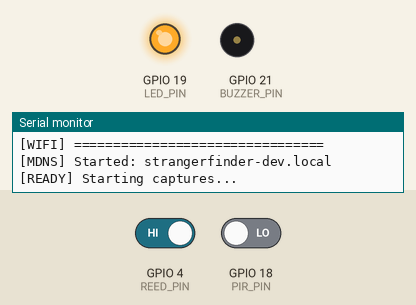
A sketch run on a simulated ESP32. Shown: output pins drawn as LEDs (lit = HIGH), buzzer (waves = sounding, pin HIGH), the last lines printed to the serial monitor. Dashed ring = blinking. Inputs (shaded band) come from the test bench; at power-on: GPIO 4 (REED_PIN) HIGH, GPIO 18 (PIR_PIN) LOW. WiFi joins after 1.5 s; servers stay silent unless stated; uploads are accepted with an empty reply; pins used as bus, display or sensor lines are not drawn.

Above: at 4.2 s.
4.3 s: GPIO 4 (REED_PIN) driven LOW
7.3 s: GPIO 4 (REED_PIN) driven HIGH
At 7.45 s:
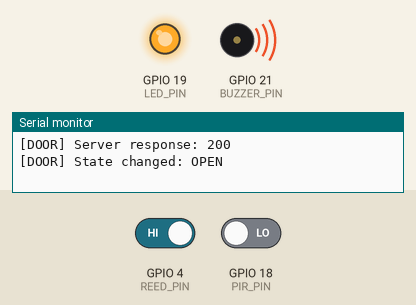
10.3 s: GPIO 18 (PIR_PIN) driven HIGH
At 12.2 s:
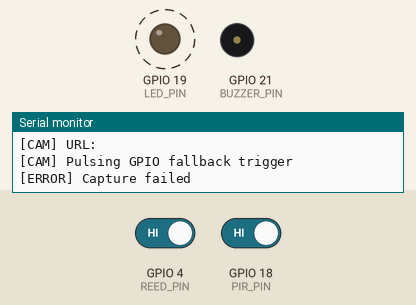
Timing chart, 0 to 19.3 s (numbered marks = the images above; inputs shaded):
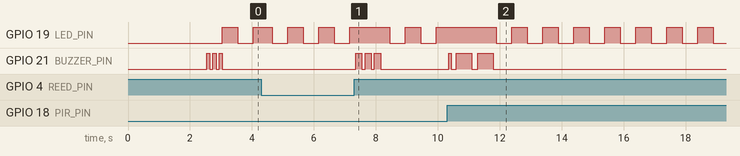

The sketch:

esp32_dev.ino
```cpp
#include <WiFi.h>
#include <HTTPClient.h>
#include <ESPmDNS.h>

#define BUZZER_PIN    21
#define CAM_TRIGGER   5
#define LED_PIN       19
#define PIR_PIN       18
#define REED_PIN      4

const char* CAM_HOST = "strangerfinder-cam";
const char* CAM_IP   = "  ";
const int CAM_PORT   = 81;

const char* BACKEND_URL = "http://172.20.10.10:8001/api/v1/door-status/";

struct WiFiCredential {
  const char* ssid;
  const char* password;
};

const WiFiCredential wifiList[] = {
  {"JioFiber-AEh6c",     "heefeaG6eemei4qu"},
  {"JioFiber-AEh6c_5G",  "heefeaG6eemei4qu"},
  {"iPhone",             "pass1234"},
  {"OmkarMesh5G-Main",   "darkmatter"}
};

const int WIFI_COUNT = sizeof(wifiList) / sizeof(wifiList[0]);

const unsigned long PIR_COOLDOWN_MS = 10000;
unsigned long lastCaptureTime = 0;
int captureCount = 0;
bool pirTriggered = false;
String lastKnownCamIp = "";
bool mdnsReady = false;

bool ledState = false;
unsigned long lastLedToggle = 0;
const unsigned long LED_BLINK_MS = 500;

bool lastDoorOpen = false;
bool doorStateInitialized = false;
unsigned long lastDoorChangeTime = 0;
const unsigned long DOOR_DEBOUNCE_MS = 200;

void buzzerBeep(int times, int onMs, int offMs) {
  for (int i = 0; i < times; i++) {
    digitalWrite(BUZZER_PIN, HIGH);
    delay(onMs);
    digitalWrite(BUZZER_PIN, LOW);
    if (i < times - 1) delay(offMs);
  }
}

void buzzerNoFace()      { buzzerBeep(1, 100, 100); }
void buzzerKnownPerson() { buzzerBeep(2, 150, 100); }
void buzzerStranger()    { buzzerBeep(5, 300, 150); }
void buzzerWiFiConnected() { buzzerBeep(3, 100, 100); }
void buzzerError()       { buzzerBeep(2, 500, 200); }
void buzzerDoorOpen()    { buzzerBeep(3, 200, 100); }
void buzzerMotion()      { buzzerBeep(1, 80, 0); }

void sendDoorStatus(bool isOpen) {
  if (WiFi.status() != WL_CONNECTED) {
    Serial.println("[DOOR] WiFi not connected, skipping HTTP POST");
    return;
  }

  HTTPClient http;
  http.begin(BACKEND_URL);
  http.addHeader("Content-Type", "application/json");
  http.setTimeout(10000);

  String deviceId = WiFi.macAddress();
  deviceId.replace(":", "");

  String payload = "{\"deviceId\":\"" + deviceId + "\",\"status\":\"";
  payload += isOpen ? "open" : "closed";
  payload += "\"}";

  Serial.print("[DOOR] Sending status: ");
  Serial.println(payload);

  int httpCode = http.POST(payload);
  if (httpCode > 0) {
    Serial.print("[DOOR] Server response: ");
    Serial.println(httpCode);
    String response = http.getString();
    Serial.println(response);
  } else {
    Serial.print("[DOOR] HTTP Error: ");
    Serial.println(http.errorToString(httpCode));
  }
  http.end();
}

bool connectToWiFi() {
  Serial.println("\n[WIFI] Starting connection...");
  WiFi.mode(WIFI_STA);
  WiFi.setSleep(false);

  for (int i = 0; i < WIFI_COUNT; i++) {
    Serial.print("[WIFI] Trying ");
    Serial.print(i + 1);
    Serial.print("/");
    Serial.print(WIFI_COUNT);
    Serial.print(": ");
    Serial.println(wifiList[i].ssid);

    WiFi.begin(wifiList[i].ssid, wifiList[i].password);

    int attempts = 0;
    while (WiFi.status() != WL_CONNECTED && attempts < 30) {
      delay(500);
      Serial.print(".");
      attempts++;
    }

    if (WiFi.status() == WL_CONNECTED) {
      Serial.println("\n[WIFI] ================================");
      Serial.print("[WIFI] Connected: ");
      Serial.println(wifiList[i].ssid);
      Serial.print("[WIFI] IP: ");
      Serial.println(WiFi.localIP());
      Serial.print("[WIFI] MAC: ");
      Serial.println(WiFi.macAddress());
      Serial.println("[WIFI] ================================");
      buzzerWiFiConnected();
      return true;
    }

    Serial.println(" Failed");
    WiFi.disconnect();
    delay(200);
  }

  Serial.println("[WIFI] All networks failed!");
  return false;
}

String getCamUrl() {
  if (mdnsReady) {
    IPAddress camIP = MDNS.queryHost(CAM_HOST);
    if (camIP.toString() != "0.0.0.0") {
      lastKnownCamIp = camIP.toString();
      Serial.print("[MDNS] Found camera at: ");
      Serial.println(lastKnownCamIp);
      return "http://" + lastKnownCamIp + ":" + String(CAM_PORT) + "/capture";
    }
    Serial.println("[MDNS] Camera lookup failed");
  }

  if (lastKnownCamIp.length() > 0) {
    Serial.print("[MDNS] Using cached camera IP: ");
    Serial.println(lastKnownCamIp);
    return "http://" + lastKnownCamIp + ":" + String(CAM_PORT) + "/capture";
  }

  String fallbackIp = String(CAM_IP);
  fallbackIp.trim();
  if (fallbackIp.length() > 0) {
    Serial.print("[MDNS] Using configured fallback IP: ");
    Serial.println(fallbackIp);
    return "http://" + fallbackIp + ":" + String(CAM_PORT) + "/capture";
  }

  Serial.println("[MDNS] No valid camera IP available");
  return "";
}

void pulseCameraTrigger() {
  Serial.println("[CAM] Pulsing GPIO fallback trigger");
  digitalWrite(CAM_TRIGGER, HIGH);
  delay(150);
  digitalWrite(CAM_TRIGGER, LOW);
}

int triggerCameraAndProcess() {
  Serial.println("\n[CAM] Triggering capture...");

  if (WiFi.status() != WL_CONNECTED) {
    Serial.println("[CAM] WiFi not connected!");
    return 0;
  }

  String camUrl = getCamUrl();
  Serial.print("[CAM] URL: ");
  Serial.println(camUrl);

  if (camUrl.length() == 0) {
    pulseCameraTrigger();
    return 0;
  }

  HTTPClient http;
  http.begin(camUrl);
  http.setTimeout(30000);
  http.setReuse(false);
  http.addHeader("Connection", "close");

  int httpCode = http.GET();
  int result = 0;

  if (httpCode == 200) {
    String response = http.getString();
    Serial.print("[CAM] Response: ");
    Serial.println(response);

    if (response.indexOf("\"stranger\"") != -1 || response.indexOf("\"status\":\"stranger\"") != -1) {
      result = 1;
    } else if (response.indexOf("\"family\"") != -1 || response.indexOf("\"status\":\"family\"") != -1) {
      result = 2;
    } else if (response.indexOf("\"no_face\"") != -1 || response.indexOf("\"status\":\"no_face\"") != -1) {
      result = 3;
    } else if (response.indexOf("\"cooldown\"") != -1) {
      Serial.println("[CAM] Cooldown active");
      result = 3;
    } else {
      Serial.println("[CAM] Unknown response format");
      result = 3;
    }
  } else if (httpCode == 429) {
    Serial.println("[CAM] Cooldown active (429)");
    result = 3;
  } else if (httpCode == 503) {
    Serial.println("[CAM] Camera busy (503)");
    result = 0;
  } else {
    Serial.print("[CAM] HTTP Error: ");
    Serial.print(httpCode);
    Serial.print(" - ");
    Serial.println(http.errorToString(httpCode));
    pulseCameraTrigger();
    result = 0;
  }

  http.end();
  return result;
}

void setup() {
  Serial.begin(115200);
  delay(1000);

  pinMode(BUZZER_PIN, OUTPUT);
  pinMode(CAM_TRIGGER, OUTPUT);
  pinMode(LED_PIN, OUTPUT);
  pinMode(PIR_PIN, INPUT);

  digitalWrite(BUZZER_PIN, LOW);
  digitalWrite(CAM_TRIGGER, LOW);
  digitalWrite(LED_PIN, LOW);

  pinMode(REED_PIN, INPUT_PULLUP);
  lastDoorOpen = digitalRead(REED_PIN) == HIGH;
  doorStateInitialized = true;
  Serial.print("[DOOR] Initial state: ");
  Serial.println(lastDoorOpen ? "OPEN" : "CLOSED");

  Serial.println("\n============================================");
  Serial.println("  STRANGER FINDER - DEV BOARD (v3 PIR+REED)");
  Serial.println("============================================");
  Serial.println("  Mode: PIR motion-triggered capture");
  Serial.print("  Cooldown: ");
  Serial.print(PIR_COOLDOWN_MS / 1000);
  Serial.println(" seconds between captures");
  Serial.println("  Beeps: 1=empty, 2=known, 5=stranger");
  Serial.println("  Door: Reed switch on D4");
  Serial.println("============================================\n");

  if (!connectToWiFi()) {
    Serial.println("[ERROR] WiFi failed! Restarting...");
    buzzerError();
    delay(5000);
    ESP.restart();
  }

  mdnsReady = MDNS.begin("strangerfinder-dev");
  if (mdnsReady) {
    Serial.println("[MDNS] Started: strangerfinder-dev.local");
  } else {
    Serial.println("[MDNS] Failed to start responder");
  }

  Serial.println("[READY] Starting captures...\n");
}

void loop() {
  unsigned long now = millis();

  if (now - lastLedToggle >= LED_BLINK_MS) {
    ledState = !ledState;
    digitalWrite(LED_PIN, ledState ? HIGH : LOW);
    lastLedToggle = now;
  }

  if (doorStateInitialized && (now - lastDoorChangeTime >= DOOR_DEBOUNCE_MS)) {
    bool currentDoorOpen = digitalRead(REED_PIN) == HIGH;
    if (currentDoorOpen != lastDoorOpen) {
      lastDoorChangeTime = now;
      lastDoorOpen = currentDoorOpen;

      Serial.print("[DOOR] State changed: ");
      Serial.println(currentDoorOpen ? "OPEN" : "CLOSED");

      if (currentDoorOpen) {
        buzzerDoorOpen();
      }

      sendDoorStatus(currentDoorOpen);
    }
  }

  bool motionDetected = digitalRead(PIR_PIN) == HIGH;

  if (motionDetected && (now - lastCaptureTime >= PIR_COOLDOWN_MS)) {
    lastCaptureTime = now;
    captureCount++;

    Serial.print("\n========== MOTION DETECTED - CAPTURE #");
    Serial.print(captureCount);
    Serial.println(" ==========");

    buzzerMotion();

    int result = triggerCameraAndProcess();

    switch (result) {
      case 1:
        Serial.println("[ALERT] STRANGER DETECTED!");
        buzzerStranger();
        break;
      case 2:
        Serial.println("[INFO] Known person");
        buzzerKnownPerson();
        break;
      case 3:
        Serial.println("[INFO] No face detected");
        buzzerNoFace();
        break;
      default:
        Serial.println("[ERROR] Capture failed");
        buzzerError();
        break;
    }
  }

  static unsigned long lastWiFiCheck = 0;
  if (now - lastWiFiCheck > 30000) {
    lastWiFiCheck = now;
    if (WiFi.status() != WL_CONNECTED) {
      Serial.println("[WIFI] Reconnecting...");
      connectToWiFi();
    }
  }

  delay(100);
}
```

Measured:
- after the input at 7.3 s, GPIO 21 (BUZZER_PIN): alternates HIGH for 0.20 s and LOW for 0.10 s, 6 changes in all, then stays LOW, starting after 0.05 s
- after the input at 10.3 s, GPIO 21 (BUZZER_PIN): LOW → HIGH after 0.05 s, then repeats every 0.66 s: LOW 0.16 s, HIGH 0.50 s, until it stays LOW from 11.8 s
- by itself, GPIO 19 (LED_PIN): alternates HIGH for 0.50 s and LOW for 0.50 s
